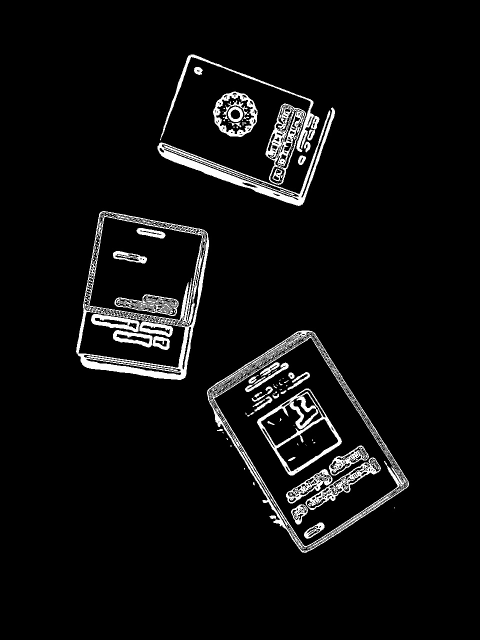
#> input picture Book cover separation/EdgePoints.jpg, 960 x 1280 px (shown at 1/2 size)
$ python TriangleDetection.py
#> lines starting #> are read from the running program, lines starting #| are printed output that depends on the picture; after the words box and inside, x2 and y2 are one past the last pixel; in counts of white or black regions, pixels touching at a corner belong together
import numpy as np
import cv2

degree_err = 3
pixel_err = 5
go_further = 15


def draw_line(x1, y1, x2, y2, img):
    x1 = int(x1)
    y1 = int(y1)
    x2 = int(x2)
    y2 = int(y2)
    if x1 == x2:
        for i in range(min(y1, y2), max(y1, y2)):
            img[i, x1] = 0
    elif y1 == y2:
        for i in range(min(x1, x2), max(x1, x2)):
            img[y1, i] = 0
    else:
        a = (y2 - y1) / (x2 - x1)
        b = y1 - a * x1
        for i in range(min(x1, x2), max(x1, x2) + 1):
            img[int(a * i + b), i] = 0
        for i in range(min(y1, y2), max(y1, y2) + 1):
            img[i, int((i - b) / a)] = 0


def get_coords(lower_right_point, theta, l1, l2):
    rad1 = np.deg2rad(theta)
    rad2 = np.deg2rad(90 - theta)
    vector_l1 = [int(-l1 * np.cos(rad1)), int(-l1 * np.sin(rad1))]
    vector_l2 = [int(l2 * np.cos(rad2)), int(-l2 * np.sin(rad2))]
    ret = list()
    ret.append(lower_right_point)
    ret.append([lower_right_point[0] + vector_l1[0], lower_right_point[1] + vector_l1[1]])
    ret.append([lower_right_point[0] + vector_l1[0] + vector_l2[0], lower_right_point[1] + vector_l1[1] + vector_l2[1]])
    ret.append([lower_right_point[0] + vector_l2[0], lower_right_point[1] + vector_l2[1]])
    return ret


def draw_rectangle1(lower_right_point, theta, l1, l2, img):
    nodes = get_coords(lower_right_point, theta, l1, l2)
    print("rectangle points: ")
    for i in range(4):
        print(nodes[i][0], nodes[i][1])
        if nodes[i][0] < 0 or nodes[i][0] > len(img[0]) or nodes[i][1] < 0 or nodes[i][1] > len(img):
            return
    for channel in range(3):
        for i in range(4):
            draw_line(nodes[i][0], nodes[i][1], nodes[(i + 1) % 4][0], nodes[(i + 1) % 4][1], img[:, :, channel])


def draw_rectangle2(lower_point, upper_point, theta, img):
    dx = lower_point[0] - upper_point[0]
    dy = lower_point[1] - upper_point[1]
    sin = np.sin(np.deg2rad(theta))
    cos = np.cos(np.deg2rad(theta))
    l2 = cos * dy - sin * dx
    l1 = (dy - cos * l2) / sin
    draw_rectangle1(lower_point, theta, l1, l2, img)


def distance(point1, point2):
    return np.sqrt(
        (point1[0] - point2[0]) * (point1[0] - point2[0]) + (point1[1] - point2[1]) * (point1[1] - point2[1]))


def main():
    img = cv2.imread("EdgePoints.jpg", cv2.IMREAD_GRAYSCALE)
#> img is the input picture: shape (1280, 960); min 0, max 255, mean 13.5
    deg = cv2.imread("GradientDirection.jpg", cv2.IMREAD_GRAYSCALE)
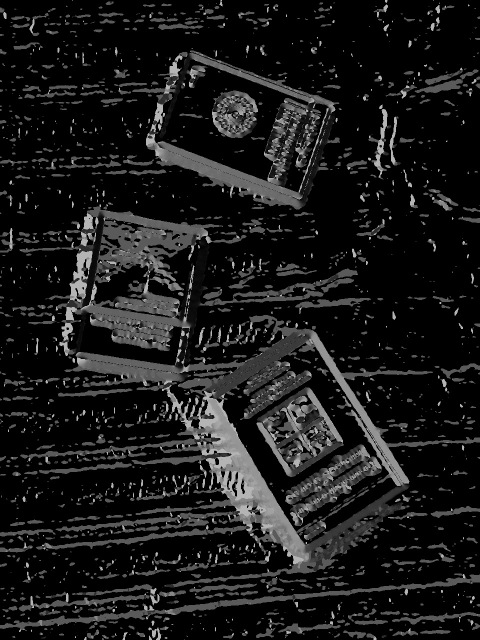
#> input picture Book cover separation/GradientDirection.jpg, 960 x 1280 px (shown at 1/2 size)
#> deg is the input picture: shape (1280, 960); min 0, max 188, mean 25.7

    h = len(img)
#> h = 1280
    w = len(img[0])
#> w = 960

    edges = list()

    lower_right = np.zeros((h, w))
    for y in range(h - 1, -1, -1):
        for x in range(w):
            if img[y, x] == 255:
                edges.append((x, y))
                # vote to lower right point of the triangle
                gradient_degree = deg[y, x]
                gradient_radian = np.deg2rad(gradient_degree)
                rho = x * np.cos(gradient_radian) + y * np.sin(gradient_radian)
                for dy in range(go_further):
                    newy = y + dy
                    if gradient_degree == 90:
                        newx = x
                    else:
                        newx = int((rho - newy * np.sin(gradient_radian)) / np.cos(gradient_radian))
                    if newy < h and 0 <= newx < w:
                        lower_right[newy, newx] += 1
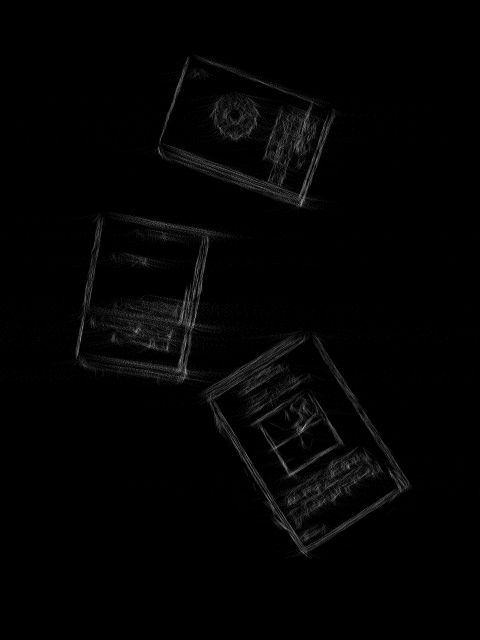
#> lower_right: shape (1280, 960) float64 (shown at 1/2 size); min 0, max 13, mean 0.168; drawn with min black and max white
#> after the loop, edges = 13911 pairs, first value 153 to 817, second value 109 to 1104

    lower_right_threshold = lower_right.max() - 5
#> lower_right_threshold = 8
    lower_right_min_dist = h / 3
#> lower_right_min_dist = 426.7
    lower_right_points = list()
    for y in range(h - 1, -1, -1):
        for x in range(w):
            point = [x, y]
            if lower_right[point[1], point[0]] >= lower_right_threshold:
                mi = np.inf
                for chosen_point in lower_right_points:
                    mi = min(mi, np.sqrt(
                        (point[0] - chosen_point[0]) * (point[0] - chosen_point[0]) + (point[1] - chosen_point[1]) * (
                                point[1] - chosen_point[1])))
                if mi >= lower_right_min_dist:
                    lower_right_points.append(point)
#> after the loop, lower_right_points = [[607, 1105], [360, 753], [605, 402]]

    # showing the result of finding lower right points of rectangles
    print(lower_right_points)
#| [[607, 1105], [360, 753], [605, 402]]
    # [6 lines of commented-out code are left out]
    upper_left = np.zeros((h, w))
    for edge_point in edges:
        x = edge_point[0]
        y = edge_point[1]
        gradient_degree = deg[y, x]
        gradient_radian = np.deg2rad(gradient_degree)
        rho = x * np.cos(gradient_radian) + y * np.sin(gradient_radian)
        for dy in range(go_further):
            newy = y - dy
            if gradient_degree == 90:
                newx = x
            else:
                newx = int((rho - newy * np.sin(gradient_radian)) / np.cos(gradient_radian))
            if 0 <= newy < h and 0 <= newx < w:
                upper_left[newy, newx] += 1
#> this loop made 13911 passes
#> (x, y, gradient_degree, gradient_radian, rho) on passes 1 to 3: (610, 1104, 97, 1.69, 1021.3), (613, 1104, 90, 1.57, 1104.3), (605, 1103, 128, 2.23, 496.2)
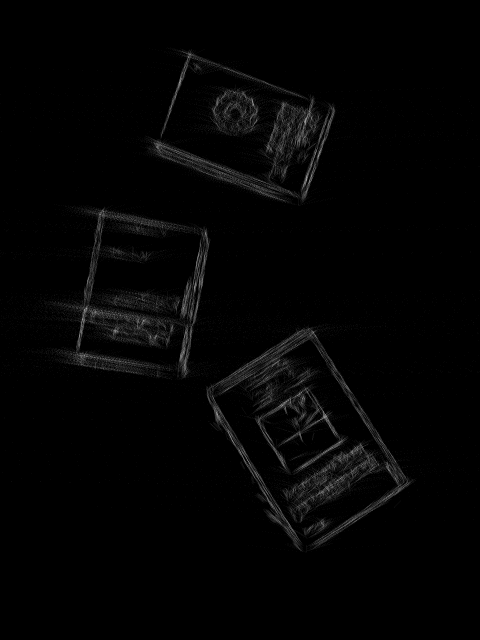
#> upper_left: shape (1280, 960) float64 (shown at 1/2 size); min 0, max 11, mean 0.168; drawn with min black and max white

    upper_left_threshold = upper_left.max() - 5
#> upper_left_threshold = 6
    upper_left_min_dist = h / 3 - 60
#> upper_left_min_dist = 366.7
    upper_left_points = list()
    for y in range(h):
        for x in range(w):
            if len(upper_left_points) >= len(lower_right_points):
                break
            point = [x, y]
            if upper_left[point[1], point[0]] >= upper_left_threshold:
                mi = np.inf
                for chosen_point in upper_left_points:
                    mi = min(mi, np.sqrt(
                        (point[0] - chosen_point[0]) * (point[0] - chosen_point[0]) + (point[1] - chosen_point[1]) * (
                                point[1] - chosen_point[1])))
                if mi >= upper_left_min_dist:
                    upper_left_points.append(point)
#> after the loop, upper_left_points = [[375, 107], [193, 428], [609, 662]]
    # showing the result of finding upper left points of rectangles
    print(upper_left_points)
#| [[375, 107], [193, 428], [609, 662]]
    output = np.zeros((h, w, 3))
    output[:, :, 0] = upper_left
    output[:, :, 1] = (upper_left >= upper_left_threshold) * np.ones((h, w)) * 255
    output[:, :, 2] = (upper_left >= upper_left_threshold) * np.ones((h, w)) * 255
    cv2.imshow("upper left", cv2.resize(output, (int(w / 2), int(h / 2))))
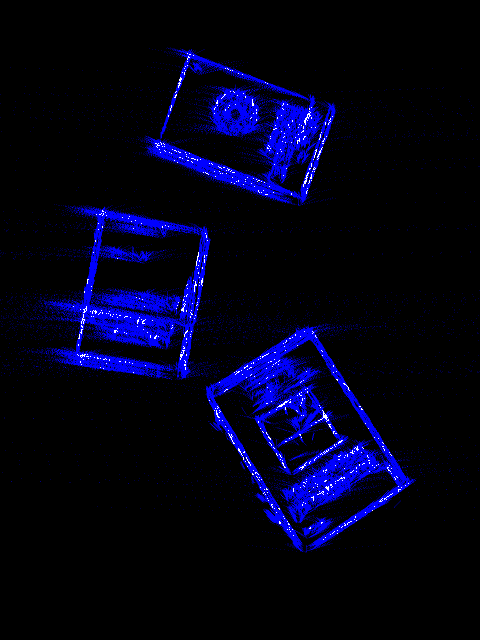
#> window 'upper left': shape (640, 480, 3); mean B, G, R 25.8, 1.2, 1.2
    # -----------------------------------------upper left point found---------------------------------------------
    theta_vote_lower_right = np.zeros((len(lower_right_points), 180))
    theta_vote_upper_left = np.zeros((len(lower_right_points), 180))

    for edge_point in edges:
        for i in range(len(lower_right_points)):
            lower_right_point = lower_right_points[i]
            upper_left_point = upper_left_points[i]
            gradient_degree = deg[edge_point[1], edge_point[0]]
            gradient_radian = np.deg2rad(gradient_degree)
            rho1 = edge_point[0] * np.cos(gradient_radian) + edge_point[1] * np.sin(gradient_radian)
            rho2 = lower_right_point[0] * np.cos(gradient_radian) + lower_right_point[1] * np.sin(gradient_radian)
            rho3 = upper_left_point[0] * np.cos(gradient_radian) + upper_left_point[1] * np.sin(gradient_radian)
            if np.abs(rho1 - rho2) <= 5:
                if gradient_degree >= 90:
                    gradient_degree -= 90
                theta_vote_lower_right[(i, gradient_degree)] += 1
            if np.abs(rho1 - rho3) <= 5:
                if gradient_degree >= 90:
                    gradient_degree -= 90
                theta_vote_upper_left[(i, gradient_degree)] += 1
#> this loop made 13911 passes
#> edge_point on passes 1 to 3: (610, 1104), (613, 1104), (605, 1103)

    theta_of_lower_point = []
    theta_of_upper_point = []
    for i in range(len(lower_right_points)):
        theta = theta_vote_lower_right[i].argmax()
        theta_of_lower_point.append(theta)
        theta = theta_vote_upper_left[i].argmax()
        theta_of_upper_point.append(theta)
#> this loop made 3 passes
#> after the loop, theta_of_lower_point = [56, 8, 20]; theta_of_upper_point = [17, 9, 56]
    # ----------------------------------best theta of each upper and lower point found--------------------------------
    output = cv2.imread("Books.jpg")
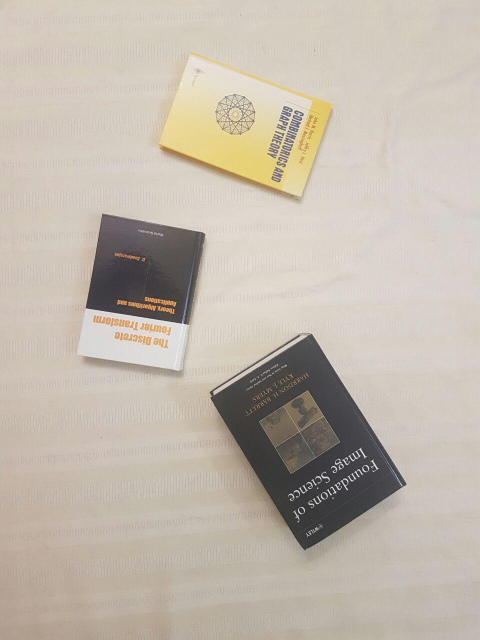
#> input picture Book cover separation/Books.jpg, 960 x 1280 px (shown at 1/2 size)
#> output is the input picture: shape (1280, 960, 3); mean B, G, R 172.4, 183.9, 193.4

    for i in range(len(lower_right_points)):
        lower_right_point = lower_right_points[i]
        chosen_upper_left_point = upper_left_points[0]
        for j in range(len(upper_left_points)):
            upper_left_point = upper_left_points[j]
            if np.abs(theta_of_upper_point[j] - theta_of_lower_point[i]) <= 5 and distance(chosen_upper_left_point,
                                                                                           lower_right_point) >= distance(
                upper_left_point, lower_right_point) and upper_left_point[1] <= lower_right_point[1]:
                chosen_upper_left_point = upper_left_point
        draw_rectangle2(lower_right_point, chosen_upper_left_point, theta_of_lower_point[i], output)
#> this loop made 3 passes
#> (dx in draw_rectangle2, dy in draw_rectangle2, sin in draw_rectangle2, cos in draw_rectangle2) on passes 1 to 3: (-2, 443, 0.829, 0.559), (167, 325, 0.139, 0.99), (230, 295, 0.342, 0.94)
#| 607 1105
#| 403 802
#| 609 663
#| 813 966
#| 360 753
#| 152 724
#| 193 429
#| 401 458
#| 605 402
#| 308 294
#> (further printed lines are left out)
    cv2.imshow("rectangles", cv2.resize(output, (int(w / 2), int(h / 2))))
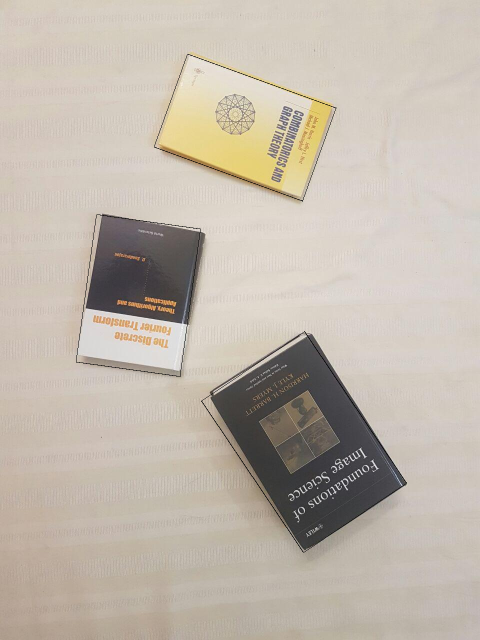
#> window 'rectangles': shape (640, 480, 3); mean B, G, R 172.1, 183.6, 193
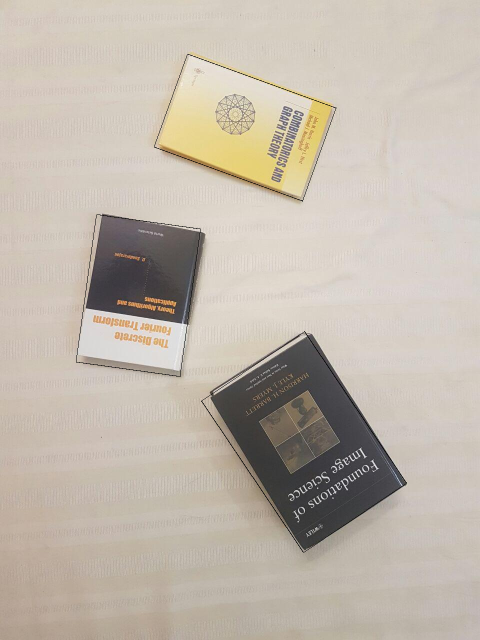
#> output: shape (1280, 960, 3) (shown at 1/2 size); 0.29% of pixels changed, all inside (x1, y1, x2, y2) = (152, 108, 814, 1106)
    cv2.imwrite("FoundRectangles.jpg", output)
    cv2.waitKey()
    cv2.destroyAllWindows()


if __name__ == '__main__':
    main()
